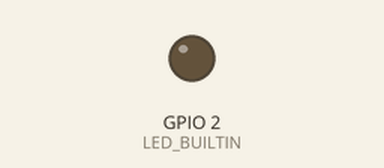
Recording of a sketch running on a simulated ESP32. Parts: output pins drawn as LEDs (lit = HIGH). What the sketch prints to the serial monitor is not drawn. At 0.3 s the program puts the board to deep sleep or switches it off; the recording ends there.

Above: at 0.0 s.
Timing chart, 0 to 0.3 s (numbered marks = the images above):
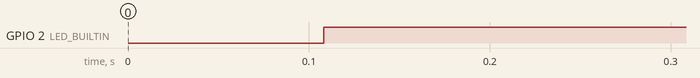

The sketch:

esp32_devkit_v1.ino
```cpp
#include <WiFi.h>
#include <esp_now.h>
#include <esp_wifi.h>
#include <Arduino.h>

#define MAX_RETRIES 25
#define TOUCH_THRESHOLD 40

// Modify with the WLED wifi channel
#define CHANNEL 1

// DOIT ESP32 DEVKIT V1 specific pin definitions
// Touch-capable GPIO pins on DOIT ESP32 DEVKIT V1:
// T0=GPIO4, T1=GPIO0, T2=GPIO2, T3=GPIO15, T4=GPIO13,
// T5=GPIO12, T6=GPIO14, T7=GPIO27, T8=GPIO33, T9=GPIO32
#define TOUCH_PIN T0  // GPIO4 - easily accessible on DEVKIT V1
#define LED_BUILTIN 2 // Built-in LED on GPIO2 for DEVKIT V1

// Constants used by WLED from wled00/remote.cpp
#define ON 1
#define OFF 2
#define NIGHT 3
#define PRESET_ONE 16
#define PRESET_TWO 17
#define PRESET_THREE 18
#define PRESET_FOUR 19
#define BRIGHT_UP 9
#define BRIGHT_DOWN 8

// State of the LED - stored in RTC memory to persist through deep sleep
RTC_DATA_ATTR bool is_lightOn = false;

// Sequence number - stored in RTC memory
RTC_DATA_ATTR uint32_t seq = 1;

// Modify with the WLED mac address
const uint8_t macAddress[] = {0xFF, 0xFF, 0xFF, 0xFF, 0xFF, 0xFF};

int retriesCount = 0;

esp_now_peer_info_t peerInfo;

// Message structure from wled00/remote.cpp
typedef struct message_structure {
  uint8_t program = 0x81;      // 0x91 for ON button, 0x81 for all others
  uint8_t seq[4];       // Incremental sequence number 32 bit unsigned integer LSB first
  uint8_t byte5 = 32;   // Unknown
  uint8_t button;       // Identifies which button is being pressed
  uint8_t byte8 = 1;    // Unknown, but always 0x01
  uint8_t byte9 = 100;  // Unknown, but always 0x64

  uint8_t byte10;  // Unknown, maybe checksum
  uint8_t byte11;  // Unknown, maybe checksum
  uint8_t byte12;  // Unknown, maybe checksum
  uint8_t byte13;  // Unknown, maybe checksum
} message_structure;

message_structure message;

// Callback on data sent. If the message delivery fails, retry until success or MAX_RETRIES
// Updated signature for newer ESP32 Arduino core (v3.x with IDF 5.x)
void sentStatusAndRetries(const wifi_tx_info_t *info, esp_now_send_status_t status) {
  Serial.print("Delivery Status: ");
  if (status == ESP_NOW_SEND_SUCCESS) {
    Serial.println("Success");
  } else {
    Serial.println("Fail. Retrying");

    if(retriesCount < MAX_RETRIES){
      esp_now_send(macAddress, (uint8_t *)&message, sizeof(message));
      retriesCount += 1;
    }
    retriesCount = 0;
  }
}

void sendMessage(int button) {
  // Increase seq number
  seq += 1;
  Serial.println(button);

  // Format seq number (LSB first)
  message.seq[0] = seq;
  message.seq[1] = seq >> 8;
  message.seq[2] = seq >> 16;
  message.seq[3] = seq >> 24;

  Serial.print("SEQ:");
  Serial.println(seq);

  message.button = button;

  esp_err_t result = esp_now_send(macAddress, (uint8_t *)&message, sizeof(message));

  // Display the error
  switch (result) {
    case ESP_OK:
      break;

    case ESP_ERR_ESPNOW_NOT_INIT:
      Serial.println("ESP-NOW not initialized");
      break;

    case ESP_ERR_ESPNOW_ARG:
      Serial.println("Invalid argument");
      break;

    case ESP_ERR_ESPNOW_INTERNAL:
      Serial.println("Internal error");
      break;

    case ESP_ERR_ESPNOW_NO_MEM:
      Serial.println("Out of memory");
      break;

    case ESP_ERR_ESPNOW_NOT_FOUND:
      Serial.println("Peer not found");
      break;

    case ESP_ERR_ESPNOW_IF:
      Serial.println("Interface error");
      break;

    default:
      Serial.print("Unknown error code: ");
      Serial.println(result);
      break;
  }
}

void setup(){
  Serial.begin(115200);

  // Brief delay for serial to initialize
  delay(100);

  Serial.println("\n\n=== ESP32 DEVKIT V1 WLED Remote ===");
  Serial.print("MAC Address: ");
  Serial.println(WiFi.macAddress());

  // Initialize built-in LED as status indicator
  pinMode(LED_BUILTIN, OUTPUT);
  digitalWrite(LED_BUILTIN, LOW);

  // WiFi configuration for DEVKIT V1
  WiFi.mode(WIFI_STA);
  WiFi.disconnect();  // Ensure clean state

  // For newer ESP-IDF versions, channel setting is handled differently
  // The channel is set when adding the peer

  if (esp_now_init() != ESP_OK) {
    Serial.println("Error initializing ESP-NOW");
    return;
  }

  // Message sending callback function
  esp_now_register_send_cb(sentStatusAndRetries);

  memcpy(peerInfo.peer_addr, macAddress, 6);
  peerInfo.channel = CHANNEL;
  peerInfo.encrypt = false;

  // Add peer
  if (esp_now_add_peer(&peerInfo) != ESP_OK){
    Serial.println("Failed to add peer");
    return;
  }

  Serial.println("ESP-NOW Initialized Successfully");

  // Setup touch on T0 (GPIO4) as the wake up source from deep sleep
  // GPIO4 is readily accessible on DEVKIT V1
  touchSleepWakeUpEnable(TOUCH_PIN, TOUCH_THRESHOLD);

  Serial.print("Current light state: ");
  Serial.println(is_lightOn ? "ON" : "OFF");

  // Toggle light state
  if(is_lightOn){
    sendMessage(OFF);
    is_lightOn = false;
    Serial.println("Sending: Light OFF");
    digitalWrite(LED_BUILTIN, LOW);
  }
  else{
    sendMessage(ON);
    is_lightOn = true;
    Serial.println("Sending: Light ON");
    digitalWrite(LED_BUILTIN, HIGH);
  }

  // Delay to complete the sending and show LED status
  delay(200);

  Serial.println("Entering deep sleep...");
  Serial.flush();  // Ensure all serial data is sent

  // Deep sleep to reduce power consumption
  // Will wake up on touch of GPIO4
  esp_deep_sleep_start();
}

void loop(){
  // This will never be called due to deep sleep
}
```

Measured:
- by itself, GPIO 2 (LED_BUILTIN): LOW → HIGH at 0.11 s
